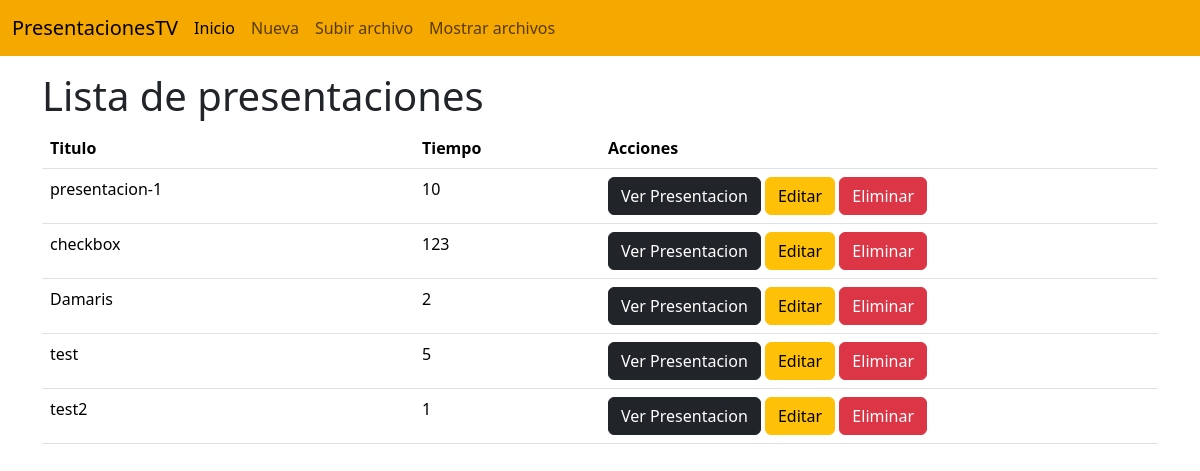
The page /archivo/ on the database as committed earlier.
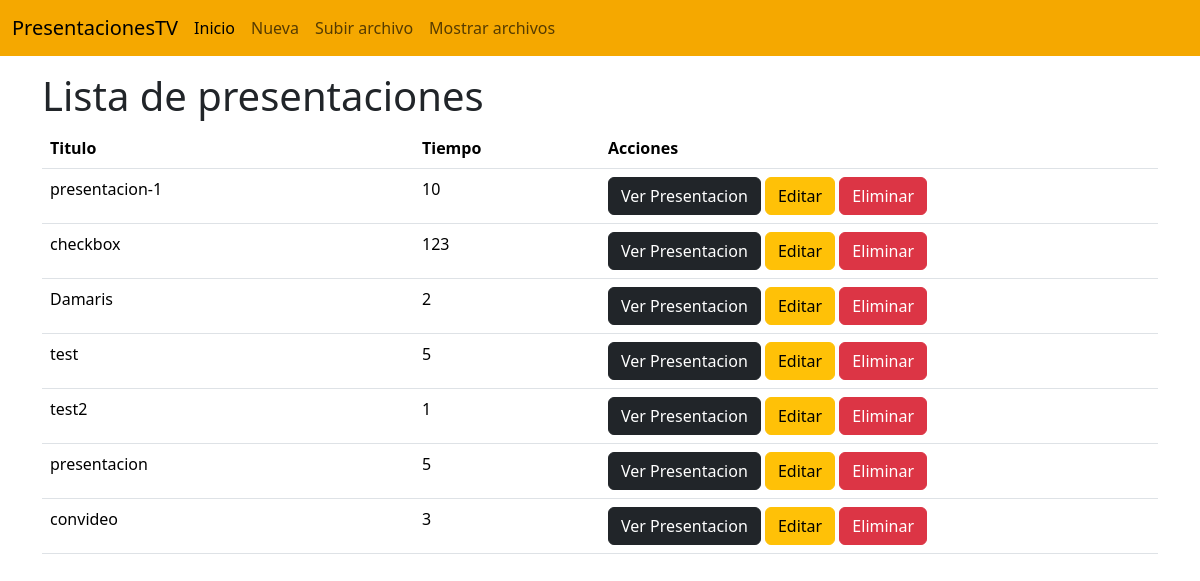
The same page on the database as committed later.
### ImagenesApp/models.py (models this page shows, shortened)
class Presentacion(models.Model):
    titulo = models.CharField(max_length=100)
    archivos = models.ManyToManyField(Archivo, through='DetallePresentacion')
    tiempo = models.IntegerField(default=20)

### ImagenesApp/views.py (the view)
# urls.py: path('', views.PresentacionListView.as_view(), name='index'),
class PresentacionListView(generic.ListView):
    model = Presentacion

### ImagenesApp/templates/ImagenesApp/presentacion_list.html (shortened to what this page needs)
{% extends 'base.html' %}
{% block content %}
<div class="container" style="padding-top: 16px;">
    <h1>Lista de presentaciones</h1>
    {% if presentacion_list %}
    <table class="table table-hover">
      <thead>
        <tr>
          <th class="col-4" scope="col">Titulo</th>
          <th class="col-2" scope="col">Tiempo</th>
          <th class="col-6" scope="col">Acciones</th>
        </tr>
      </thead>
      <tbody>
        {% for presentacion in presentacion_list %}
        <tr>
          <td>{{ presentacion.titulo }}</td>
          <td>{{ presentacion.tiempo }}</td>
          <td>
            <button type="button" class="btn btn-dark" onclick="copyLink('{{ presentacion.titulo }}')">Ver Presentacion</button>
            <button type="button" class="btn btn-warning">Editar</button>
            <button type="button" class="btn btn-danger" data-bs-toggle="modal" data-bs-target="#modalEliminar">Eliminar</button>
          </td>
        </tr>
        {% endfor %}
      </tbody>
    </table>
    {% else %}
      <p>There are no books in the library.</p>
    {% endif %}
</div>
{% endblock %}

Rows that differ between the two databases and show on the page:
added Presentacion: titulo "presentacion", tiempo "5"
added Presentacion: titulo "convideo", tiempo "3"
